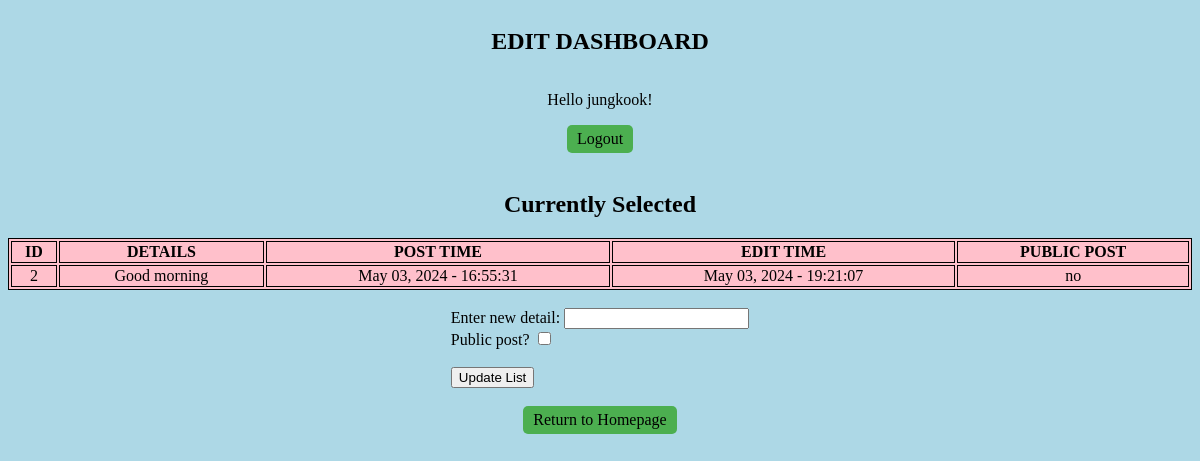
The page /edit.php?id=2 (signed in) on the database its author committed.
### tables this page shows
CREATE TABLE `list_tbl` (
  `id` int(11) NOT NULL,
  `details` text NOT NULL,
  `date_posted` varchar(30) NOT NULL,
  `time_posted` time NOT NULL,
  `date_edited` varchar(30) NOT NULL,
  `time_edited` time NOT NULL,
  `public` varchar(5) NOT NULL
);

### edit.php (the view, shortened to what this page needs)
	<!DOCTYPE html>
	<html>
		<head>
		</head>
		<?php
    $user = $_SESSION['user'];
    $id_exists = false;
?>
<body>
<div class="container">
    <h2> EDIT DASHBOARD </h2>
    <p> Hello <span class="user"><?php Print "$user"?>!</span></p>
    <a href="logout.php" class="logout"> Logout </a><br/>
    <h2 style="text-align: center"> Currently Selected </h2>
    <table style="background-color: pink;" width="100%">
        <tr>
            <th> ID </th>
            <th> DETAILS </th>
            <th> POST TIME </th>
            <th> EDIT TIME </th>
            <th> PUBLIC POST </th>
        </tr>
    <?php
    $id = "";
        if(!empty($_GET['id']))
        {
            $id = $_GET['id'];
            $id_exists = true;
        }
        $servername = "localhost";
        $username_db = "root";
        $password_db = "";
        $db_name = "first_db";
        $conn = mysqli_connect($servername, $username_db, $password_db, $db_name);
        $query = mysqli_query($conn,"Select * from list_tbl Where id='$id'");
        $count = mysqli_num_rows($query);
        if($count > 0)
        {
            while($row = mysqli_fetch_array($query))
            {
                Print "<tr>";
                    Print "<td>". $row['id'] . "</td>";
                    Print "<td>". $row['details'] . "</td>";
                    Print "<td>". $row['date_posted']. " - ". $row['time_posted']. "</td>";
                    Print "<td>". $row['date_edited']. " - ". $row['time_edited']. "</td>";
                    Print "<td>". $row['public']. "</td>";
                Print "</tr>";
            }
        }
        else
        {
            $id_exists = false;
        }
    ?>
</table>
<br/>
<?php
    if($id_exists)
    {
        Print '<form action="edit.php" method="POST">
        <label for="details"> Enter new detail: </label>
        <input type="text" id="details" name="details" required/> <br/>
        <label for="public">Public post?</label>
        <input type="checkbox" id="public" name="public[]" value="yes" /> <br/>
        <br>
        <input type="submit" value="Update List" class="button"/>
        </form>';
    }
    else
    {
        Print '<h2 align = "center"> There is no data to be edited. </h2>';
    }
?>
    <br/>
    <a href="home.php" class="return"> Return to Homepage </a><br/>
</div>
</body>
</html>

### edit.php (style rules this page uses)
table, th, td { border:1px solid black; text-align:center; }
table { width:100%; }
body { background-color: lightblue; }
.container { display: flex; flex-direction: column; align-items: center; }
a { display: inline-block; padding: 5px 10px; background-color: #4CAF50; color: black; text-decoration: none; border-radius: 5px; }

### rows shown on the page
list_tbl: id "2", details "Good morning", date_posted "May 03, 2024", time_posted "16:55:31", date_edited "May 03, 2024", time_edited "19:21:07", public "no"

### other values the page prints
$user "jungkook"
